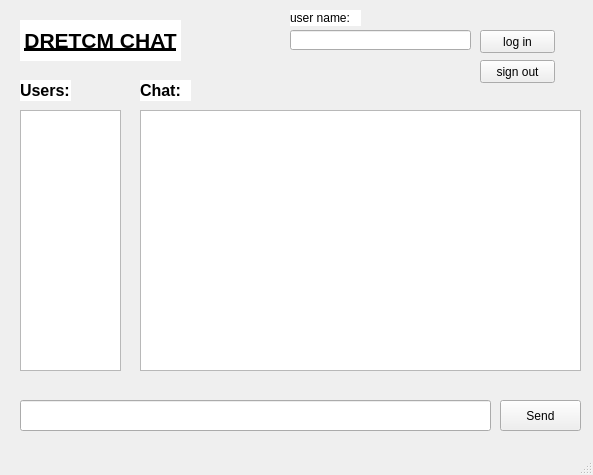
<?xml version="1.0" encoding="UTF-8"?>
<ui version="4.0">
 <class>MainWindow</class>
 <widget class="QMainWindow" name="MainWindow">
  <property name="geometry">
   <rect>
    <x>0</x>
    <y>0</y>
    <width>593</width>
    <height>475</height>
   </rect>
  </property>
  <property name="windowTitle">
   <string>MainWindow</string>
  </property>
  <widget class="QWidget" name="centralwidget">
   <widget class="QPushButton" name="button_1">
    <property name="geometry">
     <rect>
      <x>500</x>
      <y>400</y>
      <width>81</width>
      <height>31</height>
     </rect>
    </property>
    <property name="text">
     <string>Send</string>
    </property>
   </widget>
   <widget class="QTextBrowser" name="textBrowser">
    <property name="geometry">
     <rect>
      <x>140</x>
      <y>110</y>
      <width>441</width>
      <height>261</height>
     </rect>
    </property>
    <property name="maximumSize">
     <size>
      <width>16777215</width>
      <height>261</height>
     </size>
    </property>
    <property name="autoFillBackground">
     <bool>false</bool>
    </property>
    <property name="styleSheet">
     <string notr="true"/>
    </property>
   </widget>
   <widget class="QTextBrowser" name="textBrowser_2">
    <property name="geometry">
     <rect>
      <x>20</x>
      <y>110</y>
      <width>101</width>
      <height>261</height>
     </rect>
    </property>
   </widget>
   <widget class="QLabel" name="label">
    <property name="geometry">
     <rect>
      <x>20</x>
      <y>80</y>
      <width>51</width>
      <height>21</height>
     </rect>
    </property>
    <property name="styleSheet">
     <string notr="true">background: white;</string>
    </property>
    <property name="text">
     <string>&lt;html&gt;&lt;head/&gt;&lt;body&gt;&lt;p&gt;&lt;span style=&quot; font-size:12pt; font-weight:600;&quot;&gt;Users:&lt;/span&gt;&lt;/p&gt;&lt;/body&gt;&lt;/html&gt;</string>
    </property>
   </widget>
   <widget class="QLabel" name="label_2">
    <property name="geometry">
     <rect>
      <x>140</x>
      <y>80</y>
      <width>51</width>
      <height>21</height>
     </rect>
    </property>
    <property name="styleSheet">
     <string notr="true">background: white;</string>
    </property>
    <property name="text">
     <string>&lt;html&gt;&lt;head/&gt;&lt;body&gt;&lt;p&gt;&lt;span style=&quot; font-size:12pt; font-weight:600;&quot;&gt;Chat:&lt;/span&gt;&lt;/p&gt;&lt;/body&gt;&lt;/html&gt;</string>
    </property>
   </widget>
   <widget class="QLineEdit" name="input_1">
    <property name="geometry">
     <rect>
      <x>20</x>
      <y>400</y>
      <width>471</width>
      <height>31</height>
     </rect>
    </property>
    <property name="styleSheet">
     <string notr="true">font: 75 11pt &quot;Arial&quot;;</string>
    </property>
    <property name="text">
     <string/>
    </property>
   </widget>
   <widget class="QLabel" name="label_3">
    <property name="geometry">
     <rect>
      <x>20</x>
      <y>20</y>
      <width>161</width>
      <height>41</height>
     </rect>
    </property>
    <property name="styleSheet">
     <string notr="true">background: white;

</string>
    </property>
    <property name="text">
     <string>&lt;html&gt;&lt;head/&gt;&lt;body&gt;&lt;p align=&quot;center&quot;&gt;&lt;span style=&quot; font-size:16pt; font-weight:600; text-decoration: underline;&quot;&gt;DRETCM CHAT&lt;/span&gt;&lt;/p&gt;&lt;/body&gt;&lt;/html&gt;</string>
    </property>
   </widget>
   <widget class="QPushButton" name="button_2">
    <property name="geometry">
     <rect>
      <x>480</x>
      <y>30</y>
      <width>75</width>
      <height>23</height>
     </rect>
    </property>
    <property name="text">
     <string>log in</string>
    </property>
   </widget>
   <widget class="QPushButton" name="button_3">
    <property name="geometry">
     <rect>
      <x>480</x>
      <y>60</y>
      <width>75</width>
      <height>23</height>
     </rect>
    </property>
    <property name="text">
     <string>sign out</string>
    </property>
   </widget>
   <widget class="QLineEdit" name="user_name">
    <property name="geometry">
     <rect>
      <x>290</x>
      <y>30</y>
      <width>181</width>
      <height>20</height>
     </rect>
    </property>
   </widget>
   <widget class="QLabel" name="label_4">
    <property name="geometry">
     <rect>
      <x>290</x>
      <y>10</y>
      <width>71</width>
      <height>16</height>
     </rect>
    </property>
    <property name="styleSheet">
     <string notr="true">background:white;
font: 75 10pt &quot;MS Shell Dlg 2&quot;;</string>
    </property>
    <property name="text">
     <string>user name:</string>
    </property>
   </widget>
  </widget>
  <widget class="QMenuBar" name="menubar">
   <property name="geometry">
    <rect>
     <x>0</x>
     <y>0</y>
     <width>593</width>
     <height>21</height>
    </rect>
   </property>
  </widget>
  <widget class="QStatusBar" name="statusbar"/>
 </widget>
 <resources/>
 <connections/>
</ui>
